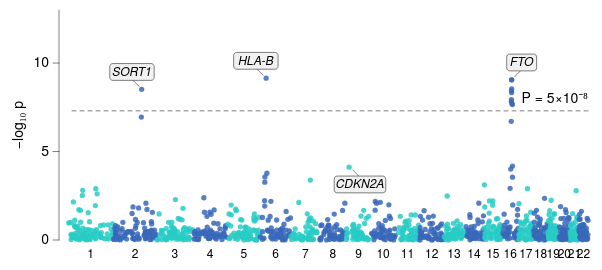

The Vega-Lite source for this figure:
### Vega-Lite specification from a JSON file in a GitHub repository (floating-point values rounded to 4 significant figures; data arrays with more than 128 entries replaced by an {"elided": "..."} marker saying what was removed)
{"background": null, "config": {"arc": {"fill": "#DBDBDB", "fillOpacity": 1.0, "innerRadius": 28.75, "padAngle": 0.03, "stroke": "black", "strokeOpacity": 1, "strokeWidth": 0.25}, "area": {"fill": "#DBDBDB", "fillOpacity": 1.0, "stroke": "black", "strokeOpacity": 1, "strokeWidth": 0.25}, "axis": {"domain": true, "domainCap": "round", "domainColor": "black", "domainWidth": 0.25, "grid": false, "gridCap": "round", "gridColor": "#F1F1F1", "gridDash": [0, 0], "gridOpacity": 1.0, "gridWidth": 0.25, "labelColor": "black", "labelFont": "Helvetica Neue", "labelFontSize": 7, "labelFontStyle": "normal", "labelFontWeight": 400, "offset": 4.5, "ticks": true, "tickCap": "round", "tickColor": "black", "tickRound": false, "tickSize": 3, "tickWidth": 0.25, "titleColor": "black", "titleFont": "Helvetica Neue", "titleFontSize": 7, "titleFontStyle": "normal", "titleFontWeight": 400}, "axisX": {"domain": true, "labelAlign": "center", "labelAngle": 0, "labels": true, "ticks": true, "translate": 0}, "axisY": {"domain": true, "labelAlign": "right", "labelAngle": 0, "labels": true, "ticks": true, "translate": 0}, "axisRight": {"domain": true, "labelAlign": "left", "labelAngle": 0, "labels": true, "ticks": true, "translate": 0}, "axisTop": {"domain": true, "labelAlign": "center", "labelAngle": 0, "labels": true, "ticks": true, "translate": 0}, "axisBand": {"tickOffset": 0}, "bar": {"fill": "#DBDBDB", "fillOpacity": 1.0, "stroke": "black", "strokeOpacity": 1, "strokeWidth": 0.25}, "boxplot": {"size": 10.35, "ticks": {"cornerRadius": 0.25, "fill": "black", "opacity": 1, "size": 5.175, "thickness": 0.25}, "box": {"fillOpacity": 1.0, "stroke": "black", "strokeOpacity": 1, "strokeWidth": 0.25}, "median": {"cornerRadius": 0, "fill": "black", "fillOpacity": 1.0, "opacity": 1, "size": 10.35, "thickness": 0.25}, "rule": {"fill": "black", "fillOpacity": 1.0, "size": 11.5, "stroke": "black", "strokeDash": [0, 0], "strokeOpacity": 1, "strokeWidth": 0.25}, "outliers": {"color": "black", "fill": "black", "fillOpacity": 1.0, "size": 0, "stroke": "black", "strokeOpacity": 1, "strokeWidth": 0.25}}, "circle": {"fill": "black", "fillOpacity": 1.0, "size": 0.575, "stroke": null, "strokeOpacity": 1, "strokeWidth": 0.25}, "errorband": {"band": {"fillOpacity": 0.6, "stroke": null, "strokeWidth": 0.25, "strokeOpacity": 1}, "borders": {"opacity": 0, "strokeOpacity": 0.25, "strokeWidth": 1}}, "errorbar": {"opacity": 1, "rule": {"strokeDash": [0, 0], "strokeWidth": 0.25}, "ticks": {"color": "black", "cornerRadius": 0.125, "opacity": 1, "size": 6.9, "thickness": 0.25}, "thickness": 0.25}, "font": "Helvetica Neue", "geoshape": {"fill": "#DBDBDB", "fillOpacity": 1.0, "stroke": "black", "strokeOpacity": 1, "strokeWidth": 0.25}, "header": {"labelColor": "black", "labelFont": "Helvetica Neue", "labelFontSize": 7, "labelFontStyle": "normal", "labelFontWeight": 400, "titleColor": "black", "titleFont": "Helvetica Neue", "titleFontSize": 7, "titleFontStyle": "normal", "titleFontWeight": 400, "titlePadding": 0}, "legend": {"disable": false, "offset": 4.5, "titlePadding": 4, "labelOffset": 2, "gradientLabelOffset": 2, "gradientLength": 57.5, "gradientThickness": 5.75, "gradientOpacity": 1.0, "gradientStrokeColor": "black", "gradientStrokeWidth": 0.25, "labelColor": "black", "labelFont": "Helvetica Neue", "labelFontSize": 7, "labelFontStyle": "normal", "labelFontWeight": 400, "strokeColor": "black", "strokeWidth": 0, "symbolSize": 42, "symbolStrokeColor": "black", "symbolStrokeWidth": 0.25, "titleColor": "black", "titleFont": "Helvetica Neue", "titleFontSize": 7, "titleFontStyle": "normal", "titleFontWeight": 400}, "line": {"color": "black", "stroke": "black", "strokeCap": "round", "strokeDash": [0, 0], "strokeOpacity": 1, "strokeWidth": 0.375}, "point": {"filled": true, "fill": "#DBDBDB", "fillOpacity": 1.0, "size": 5.75, "stroke": "black", "strokeOpacity": 1, "strokeWidth": 0.25}, "range": {"category": ["#C6D9F1", "#F1C9CB", "#FEF0B9", "#CEE37A", "#7AA8E0", "#E589A3", "#FDDD5D", "#68B961", "#4177B1", "#C35082", "#E5C227", "#438156"], "diverging": {"scheme": ["#C35082", "#CE6D94", "#D989A7", "#E2A4BA", "#EABFCE", "#F1DBE2", "#F6F6F6", "#D7E0EB", "#B9CBE0", "#9BB6D5", "#7DA1C9", "#5F8CBD", "#4177B1"]}, "heatmap": {"scheme": ["#32022B", "#43044D", "#4C196E", "#4D338C", "#484DA6", "#3A68BB", "#1D83CA", "#1D9CCB", "#23B5C9", "#28CDC5", "#4DE0B4", "#91EE9F"]}, "ordinal": {"scheme": ["#F1F1F1", "#DBDBDB", "#C6C6C6", "#B2B2B2", "#9D9D9D", "#898989", "#767676", "#636363", "#515151", "#404040", "#2F2F2F", "#1F1F1F"]}, "ramp": {"scheme": ["#32022B", "#43044D", "#4C196E", "#4D338C", "#484DA6", "#3A68BB", "#1D83CA", "#1D9CCB", "#23B5C9", "#28CDC5", "#4DE0B4", "#91EE9F"]}}, "rule": {"color": "black", "stroke": "black", "strokeCap": "round", "strokeDash": [2, 2], "strokeOpacity": 1, "strokeWidth": 0.25}, "scale": {"bandPaddingInner": 0.1, "bandPaddingOuter": 0.1, "round": false}, "rect": {"fill": "#DBDBDB", "fillOpacity": 1.0, "stroke": "black", "strokeOpacity": 1, "strokeWidth": 0.25}, "square": {"fill": "#DBDBDB", "fillOpacity": 1.0, "size": 11.5, "stroke": "black", "strokeOpacity": 1, "strokeWidth": 0.25}, "text": {"color": "black", "font": "Helvetica Neue", "fontSize": 7, "fontStyle": "normal", "fontWeight": 400}, "tick": {"color": "black", "cornerRadius": 0.125, "opacity": 1.0, "size": 10.35, "thickness": 0.25}, "title": {"anchor": "middle", "frame": "group", "color": "black", "font": "Helvetica Neue", "fontSize": 7, "fontStyle": "normal", "fontWeight": 400, "subtitleColor": "black", "subtitleFont": "Helvetica Neue", "subtitleFontSize": "Helvetica Neue", "subtitleFontStyle": "normal", "subtitleFontWeight": 400}, "trail": {"color": "black", "opacity": 1, "size": 0.375}, "view": {"continuousWidth": 260, "continuousHeight": 115, "discreteWidth": 260, "discreteHeight": 115, "fill": null, "stroke": null, "strokeWidth": 0.25}}, "layer": [{"data": {"name": "data-03186213ed5e726b81dd02ff130392d8"}, "mark": {"type": "circle", "opacity": 0.85, "size": 7}, "encoding": {"color": {"field": "parity", "legend": null, "scale": {"range": ["#3A68BB", "#28CDC5"]}, "type": "nominal"}, "x": {"axis": {"labels": false, "ticks": true, "titlePadding": 13, "values": [124.5, 370.5, 591.0, 785.5, 971.5, 1148.0, 1312.0, 1464.0, 1606.0, 1742.0, 1876.0, 2010.0, 2134.0, 2244.0, 2349.0, 2445.0, 2532.0, 2613.0, 2682.0, 2744.0, 2800.0, 2850.0]}, "field": "pos", "scale": {"domain": [0, 2875.0], "nice": false}, "title": "Chromosome", "type": "quantitative"}, "y": {"field": "logp", "scale": {"domain": [0, 13]}, "title": "−log₁₀ p", "type": "quantitative"}}}, {"layer": [{"data": {"values": [{"__dysonsphere__": 1}]}, "mark": {"type": "rule", "opacity": 1.0, "strokeDash": [2, 2]}, "encoding": {"y": {"datum": 7.3}}}, {"data": {"values": [{"__dysonsphere__": 1}]}, "mark": {"type": "text", "align": "right", "baseline": "bottom", "dx": 0, "dy": -3, "fontSize": 7}, "encoding": {"text": {"value": "P = 5×10⁻⁸"}, "x": {"value": 260}, "y": {"datum": 7.3}}}]}, {"layer": [{"data": {"values": [{"__dysonsphere__": 1}]}, "mark": {"type": "rule", "strokeDash": [0, 0]}, "encoding": {"x": {"datum": 392.7, "scale": {"domain": [0, 2875.0], "nice": false, "padding": 0, "zero": false}}, "x2": {"datum": 357.6}, "y": {"datum": 8.687, "scale": {"domain": [0, 13], "nice": false, "padding": 0, "zero": false}}, "y2": {"datum": 9.05}}}, {"data": {"values": [{"__dysonsphere__": 1}]}, "mark": {"type": "rect", "cornerRadius": 1.5, "fill": "#F1F1F1", "fillOpacity": 1.0, "height": 8.4, "stroke": "black", "strokeWidth": 0.25, "width": 22.2}, "encoding": {"x": {"datum": 353.7}, "xOffset": {"value": 0.0}, "y": {"datum": 9.497}, "yOffset": {"value": 0.0}}}, {"data": {"values": [{"__dysonsphere__": 1}]}, "mark": {"type": "text", "align": "center", "baseline": "middle", "fontSize": 6, "fontStyle": "italic"}, "encoding": {"text": {"value": "SORT1"}, "x": {"datum": 353.7}, "y": {"datum": 9.497}}}, {"data": {"values": [{"__dysonsphere__": 1}]}, "mark": {"type": "rule", "strokeDash": [0, 0]}, "encoding": {"x": {"datum": 1078.0}, "x2": {"datum": 1043.0}, "y": {"datum": 9.318}, "y2": {"datum": 9.681}}}, {"data": {"values": [{"__dysonsphere__": 1}]}, "mark": {"type": "rect", "cornerRadius": 1.5, "fill": "#F1F1F1", "fillOpacity": 1.0, "height": 8.4, "stroke": "black", "strokeWidth": 0.25, "width": 22.2}, "encoding": {"x": {"datum": 1039.0}, "xOffset": {"value": 0.0}, "y": {"datum": 10.13}, "yOffset": {"value": 0.0}}}, {"data": {"values": [{"__dysonsphere__": 1}]}, "mark": {"type": "text", "align": "center", "baseline": "middle", "fontSize": 6, "fontStyle": "italic"}, "encoding": {"text": {"value": "HLA-B"}, "x": {"datum": 1039.0}, "y": {"datum": 10.13}}}, {"data": {"values": [{"__dysonsphere__": 1}]}, "mark": {"type": "rule", "strokeDash": [0, 0]}, "encoding": {"x": {"datum": 1575.0}, "x2": {"datum": 1610.0}, "y": {"datum": 3.95}, "y2": {"datum": 3.587}}}, {"data": {"values": [{"__dysonsphere__": 1}]}, "mark": {"type": "rect", "cornerRadius": 1.5, "fill": "#F1F1F1", "fillOpacity": 1.0, "height": 8.4, "stroke": "black", "strokeWidth": 0.25, "width": 25.8}, "encoding": {"x": {"datum": 1614.0}, "xOffset": {"value": 0.0}, "y": {"datum": 3.14}, "yOffset": {"value": 0.0}}}, {"data": {"values": [{"__dysonsphere__": 1}]}, "mark": {"type": "text", "align": "center", "baseline": "middle", "fontSize": 6, "fontStyle": "italic"}, "encoding": {"text": {"value": "CDKN2A"}, "x": {"datum": 1614.0}, "y": {"datum": 3.14}}}, {"data": {"values": [{"__dysonsphere__": 1}]}, "mark": {"type": "rule", "strokeDash": [0, 0]}, "encoding": {"x": {"datum": 2469.0}, "x2": {"datum": 2504.0}, "y": {"datum": 9.223}, "y2": {"datum": 9.586}}}, {"data": {"values": [{"__dysonsphere__": 1}]}, "mark": {"type": "rect", "cornerRadius": 1.5, "fill": "#F1F1F1", "fillOpacity": 1.0, "height": 8.4, "stroke": "black", "strokeWidth": 0.25, "width": 15.0}, "encoding": {"x": {"datum": 2508.0}, "xOffset": {"value": 0.0}, "y": {"datum": 10.03}, "yOffset": {"value": 0.0}}}, {"data": {"values": [{"__dysonsphere__": 1}]}, "mark": {"type": "text", "align": "center", "baseline": "middle", "fontSize": 6, "fontStyle": "italic"}, "encoding": {"text": {"value": "FTO"}, "x": {"datum": 2508.0}, "y": {"datum": 10.03}}}]}, {"data": {"name": "data-3e1fcf51e367258f6d81ebbe89236a2e"}, "mark": {"type": "text", "baseline": "top", "dy": 4, "fontSize": 6}, "encoding": {"text": {"field": "chrom", "type": "nominal"}, "x": {"axis": null, "field": "pos", "type": "quantitative"}, "y": {"value": 115}}}], "$schema": "https://vega.github.io/schema/vega-lite/v6.4.1.json", "datasets": {"data-03186213ed5e726b81dd02ff130392d8": {"elided": "1213 records"}, "data-3e1fcf51e367258f6d81ebbe89236a2e": [{"pos": 124.5, "chrom": "1"}, {"pos": 370.5, "chrom": "2"}, {"pos": 591.0, "chrom": "3"}, {"pos": 785.5, "chrom": "4"}, {"pos": 971.5, "chrom": "5"}, {"pos": 1148.0, "chrom": "6"}, {"pos": 1312.0, "chrom": "7"}, {"pos": 1464.0, "chrom": "8"}, {"pos": 1606.0, "chrom": "9"}, {"pos": 1742.0, "chrom": "10"}, {"pos": 1876.0, "chrom": "11"}, {"pos": 2010.0, "chrom": "12"}, {"pos": 2134.0, "chrom": "13"}, {"pos": 2244.0, "chrom": "14"}, {"pos": 2349.0, "chrom": "15"}, {"pos": 2445.0, "chrom": "16"}, {"pos": 2532.0, "chrom": "17"}, {"pos": 2613.0, "chrom": "18"}, {"pos": 2682.0, "chrom": "19"}, {"pos": 2744.0, "chrom": "20"}, {"pos": 2800.0, "chrom": "21"}, {"pos": 2850.0, "chrom": "22"}]}}
